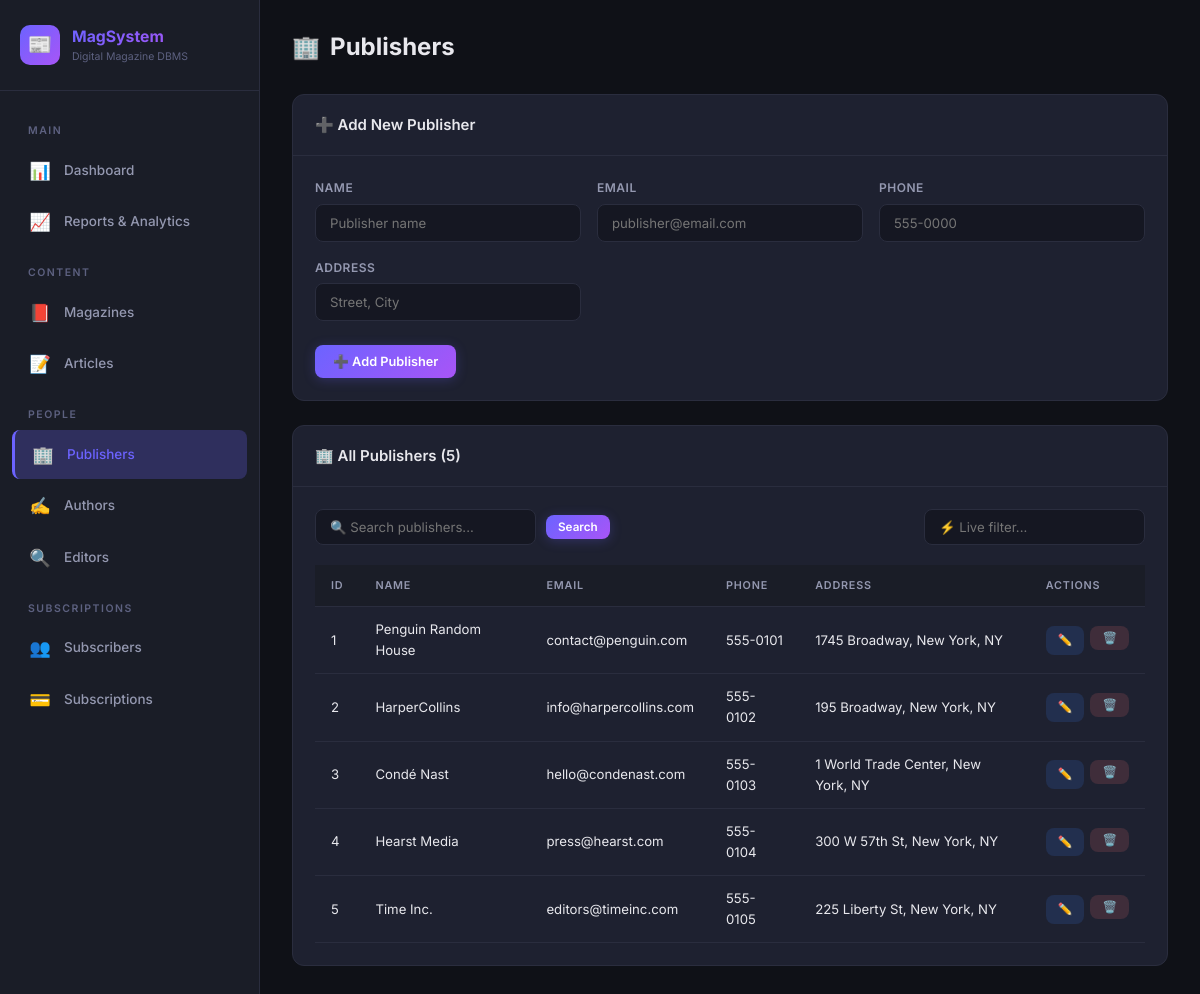
/publishers, run on the app's committed database.
### tables this page shows
CREATE TABLE PUBLISHER (
    publisher_id INTEGER PRIMARY KEY AUTOINCREMENT,
    name         TEXT NOT NULL,
    email        TEXT NOT NULL UNIQUE,
    phone        TEXT,
    address      TEXT
);

### app.py (the view, shortened to what this page needs)
@app.route('/publishers', methods=['GET', 'POST'])
def publishers():
    db = get_db()
    search = request.args.get('search', '')
    if search:
        rows = db.execute(
            "SELECT * FROM PUBLISHER WHERE name LIKE ? OR email LIKE ?",
            (f'%{search}%', f'%{search}%')
        ).fetchall()
    else:
        rows = db.execute("SELECT * FROM PUBLISHER").fetchall()
    db.close()
    return render_template('publishers.html', publishers=rows, search=search)

### app.py (called while the page is built)
@app.context_processor
def inject_now():
    return {'now': date.today().isoformat()}

@app.before_request
def ensure_db():
    db_path = os.path.join(os.path.dirname(os.path.abspath(__file__)), 'magazine_system.db')
    if not os.path.exists(db_path):
        init_db()

### database.py (called while the page is built)
def get_db():
    conn = sqlite3.connect(DATABASE)
    conn.row_factory = sqlite3.Row
    conn.execute("PRAGMA foreign_keys = ON")
    return conn

### templates/publishers.html (shortened to what this page needs)
{% extends 'base.html' %}
{% block content %}
<div class="page-header">
  <h2><span class="header-icon">🏢</span> Publishers</h2>
</div>
<div class="card">
  <div class="card-header">➕ Add New Publisher</div>
  <div class="card-body">
    <form method="POST" action="{{ url_for('publishers') }}">
      <div class="form-grid">
        <div class="form-group">
          <label for="name">Name</label>
          <input type="text" id="name" name="name" required placeholder="Publisher name">
        </div>
        <div class="form-group">
          <label for="email">Email</label>
          <input type="email" id="email" name="email" required placeholder="publisher@email.com">
        </div>
        <div class="form-group">
          <label for="phone">Phone</label>
          <input type="text" id="phone" name="phone" placeholder="555-0000">
        </div>
        <div class="form-group">
          <label for="address">Address</label>
          <input type="text" id="address" name="address" placeholder="Street, City">
        </div>
        <div class="form-actions">
          <button type="submit" class="btn btn-primary">➕ Add Publisher</button>
        </div>
      </div>
    </form>
  </div>
</div>
<div class="card">
  <div class="card-header">🏢 All Publishers ({{ publishers|length }})</div>
  <div class="card-body">
    <div class="search-bar">
      <form method="GET" action="{{ url_for('publishers') }}" style="display:flex;gap:10px;align-items:center;">
        <input type="text" name="search" placeholder="🔍 Search publishers..." value="{{ search }}">
        <button type="submit" class="btn btn-primary btn-sm">Search</button>
      </form>
      <input type="text" id="live-search" placeholder="⚡ Live filter..." style="margin-left:auto;">
    </div>
    {% if publishers %}
    <div class="table-wrapper">
      <table>
        <thead><tr><th>ID</th><th>Name</th><th>Email</th><th>Phone</th><th>Address</th><th>Actions</th></tr></thead>
        <tbody>
          {% for p in publishers %}
          <tr>
            <td>{{ p['publisher_id'] }}</td>
            <td>{{ p['name'] }}</td>
            <td>{{ p['email'] }}</td>
            <td>{{ p['phone'] or '—' }}</td>
            <td>{{ p['address'] or '—' }}</td>
            <td>
              <div class="btn-group">
                <a href="{{ url_for('edit_record', table='publisher', record_id=p['publisher_id']) }}" class="btn btn-sm btn-edit">✏️</a>
                <form method="POST" action="{{ url_for('delete_record', table='publisher', record_id=p['publisher_id']) }}" class="delete-form" style="display:inline;">
                  <button type="submit" class="btn btn-sm btn-delete">🗑️</button>
                </form>
              </div>
            </td>
          </tr>
          {% endfor %}
        </tbody>
      </table>
    </div>
    {% else %}
    <div class="empty-state"><div class="empty-icon">🏢</div><p>No publishers found.</p></div>
    {% endif %}
  </div>
</div>
{% endblock %}

### static/style.css (style rules this page uses)
:root { --bg-primary: #0f1117; --bg-secondary: #1a1d27; --bg-card: #1e2130; --bg-card-hover: #252838; --bg-input: #151722; --border: #2a2d3e; --border-focus: #6c63ff; --text-primary: #e8e8ed; --text-secondary: #9498b0; --text-muted: #5d6180; --accent: #6c63ff; --accent-hover: #7f78ff; --accent-glow: rgba(108, 99, 255, 0.25); --success: #34d399; --success-bg: rgba(52, 211, 153, 0.12); --error: #f87171; --error-bg: rgba(248, 113, 113, 0.12); --warning: #fbbf24; --warning-bg: rgba(251, 191, 36, 0.12); --gradient-1: linear-gradient(135deg, #6c63ff 0%, #a855f7 100%); --gradient-2: linear-gradient(135deg, #34d399 0%, #06b6d4 100%); --gradient-3: linear-gradient(135deg, #f97316 0%, #f43f5e 100%); --gradient-4: linear-gradient(135deg, #3b82f6 0%, #8b5cf6 100%); --sidebar-width: 260px; --radius: 12px; --radius-sm: 8px; --shadow: 0 4px 24px rgba(0,0,0,0.3); --transition: 0.2s ease; }
*, *::before, *::after { box-sizing: border-box; margin: 0; padding: 0; }
html { font-size: 15px; }
body { font-family: 'Inter', -apple-system, sans-serif; background: var(--bg-primary); color: var(--text-primary); line-height: 1.6; min-height: 100vh; }
a { color: var(--accent); text-decoration: none; transition: color var(--transition); }
.page-header { display: flex; align-items: center; justify-content: space-between; margin-bottom: 28px; flex-wrap: wrap; gap: 12px; }
.page-header h2 { font-size: 1.6rem; font-weight: 700; display: flex; align-items: center; gap: 10px; }
.page-header h2 .header-icon { font-size: 1.5rem; }
.card { background: var(--bg-card); border: 1px solid var(--border); border-radius: var(--radius); margin-bottom: 24px; animation: fadeIn 0.35s ease; }
.card-header { padding: 18px 22px; border-bottom: 1px solid var(--border); display: flex; align-items: center; justify-content: space-between; font-weight: 600; font-size: 1rem; }
.card-body { padding: 22px; }
.table-wrapper { overflow-x: auto; }
table { width: 100%; border-collapse: collapse; font-size: 0.88rem; }
thead th { background: var(--bg-secondary); color: var(--text-secondary); padding: 12px 16px; text-align: left; font-weight: 600; text-transform: uppercase; font-size: 0.72rem; letter-spacing: 0.8px; border-bottom: 1px solid var(--border); white-space: nowrap; }
tbody td { padding: 12px 16px; border-bottom: 1px solid var(--border); vertical-align: middle; }
tbody tr { transition: background var(--transition); }
.btn { display: inline-flex; align-items: center; gap: 6px; padding: 9px 18px; border-radius: var(--radius-sm); font-size: 0.85rem; font-weight: 600; cursor: pointer; border: none; transition: all var(--transition); font-family: inherit; }
.btn-primary { background: var(--gradient-1); color: #fff; box-shadow: 0 2px 12px var(--accent-glow); }
.btn-sm { padding: 5px 12px; font-size: 0.78rem; }
.btn-edit { background: rgba(59,130,246,0.15); color: #60a5fa; }
.btn-delete { background: rgba(248,113,113,0.15); color: #f87171; }
.btn-group { display: flex; gap: 6px; }
.form-grid { display: grid; grid-template-columns: repeat(auto-fit, minmax(240px, 1fr)); gap: 16px; }
.form-group { display: flex; flex-direction: column; gap: 6px; }
.form-group label { font-size: 0.8rem; font-weight: 600; color: var(--text-secondary); text-transform: uppercase; letter-spacing: 0.5px; }
.form-group input, .form-group select, .form-group textarea { background: var(--bg-input); border: 1px solid var(--border); border-radius: var(--radius-sm); padding: 10px 14px; color: var(--text-primary); font-size: 0.88rem; font-family: inherit; transition: border-color var(--transition); }
.form-actions { display: flex; gap: 10px; margin-top: 8px; grid-column: 1 / -1; }
.search-bar { display: flex; gap: 10px; margin-bottom: 20px; flex-wrap: wrap; align-items: center; }
.search-bar input, .search-bar select { background: var(--bg-input); border: 1px solid var(--border); border-radius: var(--radius-sm); padding: 9px 14px; color: var(--text-primary); font-size: 0.88rem; font-family: inherit; min-width: 200px; }

### data on the page
PUBLISHER: publisher_id "1", name "Penguin Random House", email "contact@penguin.com", phone "555-0101", address "1745 Broadway, New York, NY"
PUBLISHER: publisher_id "2", name "HarperCollins", email "info@harpercollins.com", phone "555-0102", address "195 Broadway, New York, NY"
PUBLISHER: publisher_id "3", name "Condé Nast", email "hello@condenast.com", phone "555-0103", address "1 World Trade Center, New York, NY"
PUBLISHER: publisher_id "4", name "Hearst Media", email "press@hearst.com", phone "555-0104", address "300 W 57th St, New York, NY"
PUBLISHER: publisher_id "5", name "Time Inc.", email "editors@timeinc.com", phone "555-0105", address "225 Liberty St, New York, NY"

### other printed values
{{ publishers|length }} "5"
